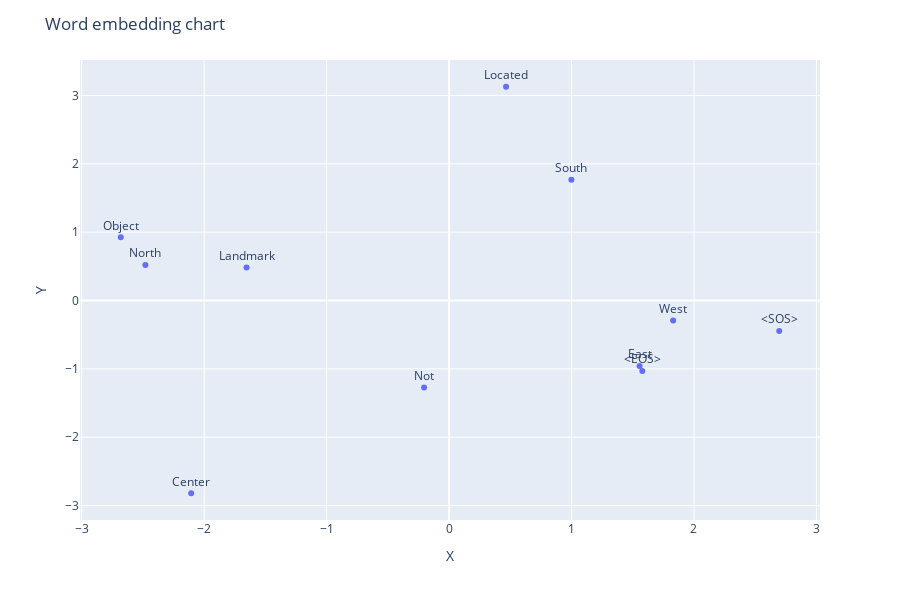

Write notebook code for a chart like this one.
### Markdown cell above
### Using PCA

### Code cell
from sklearn.decomposition import PCA

embeddings = model.embeddings.weight.cpu().detach().numpy()
data_frame = pd.DataFrame(embeddings)
pca = PCA(n_components=2)
embed_df = pca.fit_transform(data_frame.values)
print(embed_df)

embed_df = pd.DataFrame(embed_df, columns=list('XY'))
embed_df["Words"] = vocabulary

# Create the fig
fig = px.scatter(embed_df, x='X', y='Y', text='Words', log_x = False, size_max = 60)

fig.update_traces(textposition='top center')
# setting up the height and title
fig.update_layout(
    height=600,
    title_text='Word embedding chart'
)



# displaying the figure
fig.write_html("../n-gram_pca.html")
fig

### Figure 1 — Plotly figure (JSON) as saved in the notebook; plotly's stock layout.template omitted (floating-point values rounded to 4 significant figures)
{"data": [{"hovertemplate": "X=%{x}<br>Y=%{y}<br>Words=%{text}<extra></extra>", "legendgroup": "", "marker": {"color": "#636efa", "symbol": "circle"}, "mode": "markers+text", "name": "", "orientation": "v", "showlegend": false, "text": ["<SOS>", "Located", "Object", "Landmark", "North", "South", "East", "West", "Center", "Not", "<EOS>"], "textposition": "top center", "type": "scatter", "x": [2.696, 0.4655, -2.681, -1.654, -2.48, 0.9988, 1.556, 1.83, -2.106, -0.2039, 1.578], "xaxis": "x", "y": [-0.4457, 3.128, 0.9247, 0.4821, 0.52, 1.767, -0.9599, -0.291, -2.821, -1.274, -1.031], "yaxis": "y"}], "layout": {"height": 600, "legend": {"tracegroupgap": 0}, "margin": {"t": 60}, "title": {"text": "Word embedding chart"}, "xaxis": {"anchor": "y", "domain": [0, 1], "title": {"text": "X"}}, "yaxis": {"anchor": "x", "domain": [0, 1], "title": {"text": "Y"}}}}
